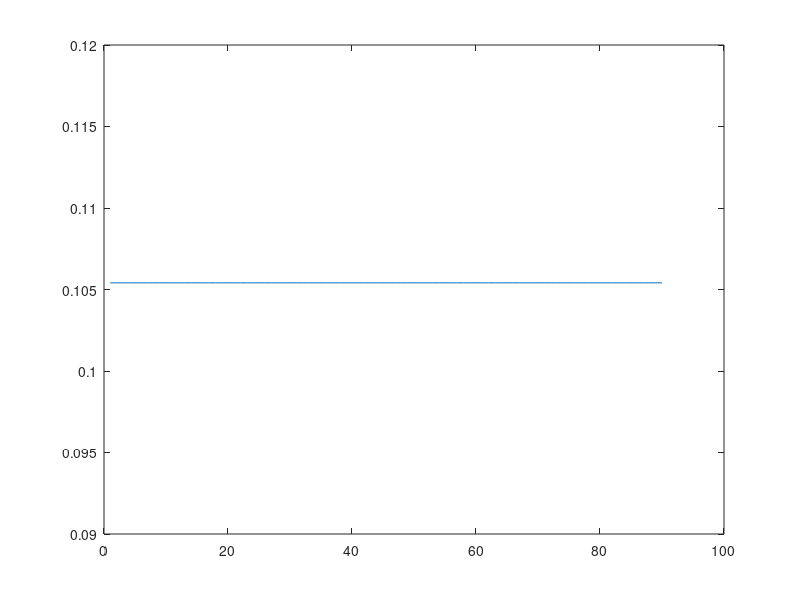

MATLAB code for this plot:
Na = 64;
Ns = 1;
G = 90;

theta_min = -pi/4;
theta_max = pi/4;

n = (1:Na)';
phis = linspace(theta_min, theta_max, G);

A = exp(1j.*((n-1)*phis));

b = ones(G, 1);
% b(10:27) = 1;

% Given: A (matrix), b (vector)
f_unc = (A * A') \ (A * b); % Unconstrained solution

% Normalize to satisfy f^H A A^H f = 1
f_opt = f_unc / sqrt(f_unc' * (A * A') * f_unc);

f_opt'*A*A'*f_opt

norm(A'*f_opt-b)^2

figure;
plot(abs(A'*f_opt))
